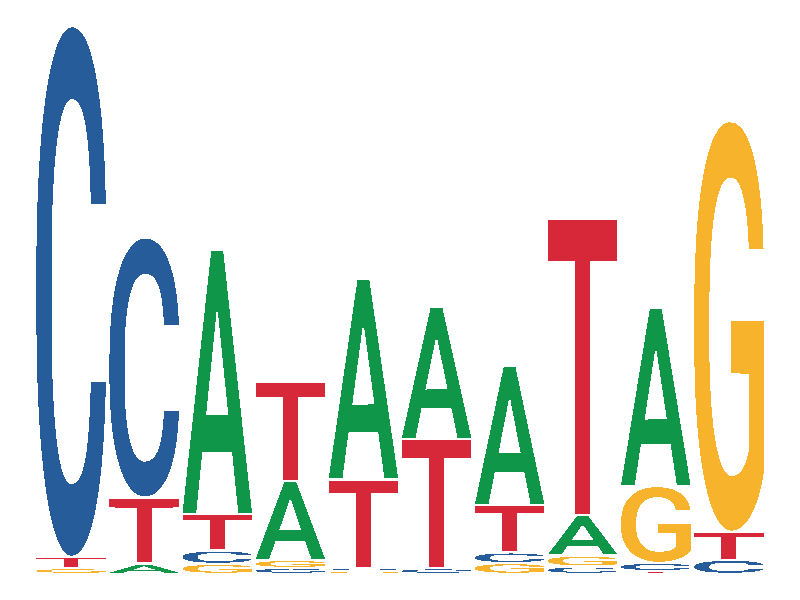
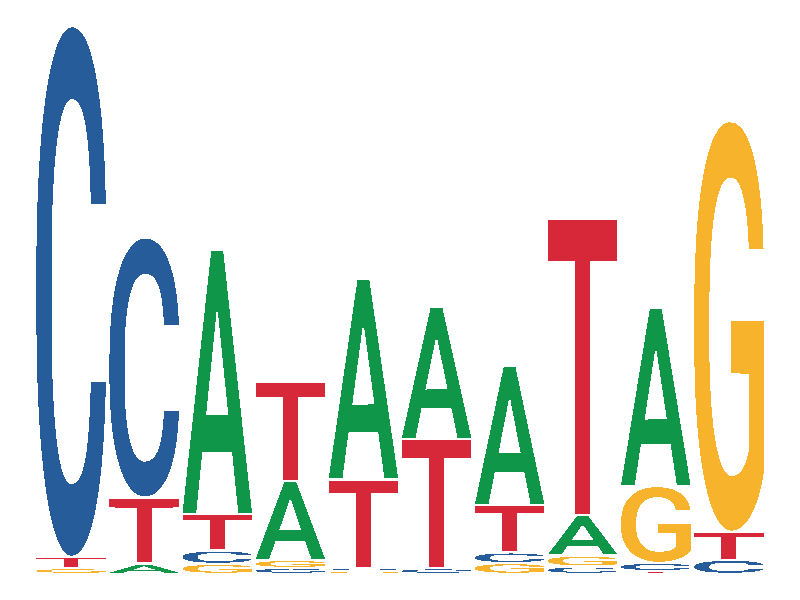

The R source for these figures, in order:
# Load the required packages
require(ggplot2)
require(ggseqlogo)

# Some sample data
data(ggseqlogo_sample)

seqs_dna
ggplot() + geom_logo( seqs_dna$MA0001.1 ) + theme_void()
ggsave("logo-tflogo.png", bg="transparent", width=2, height=1.5)
